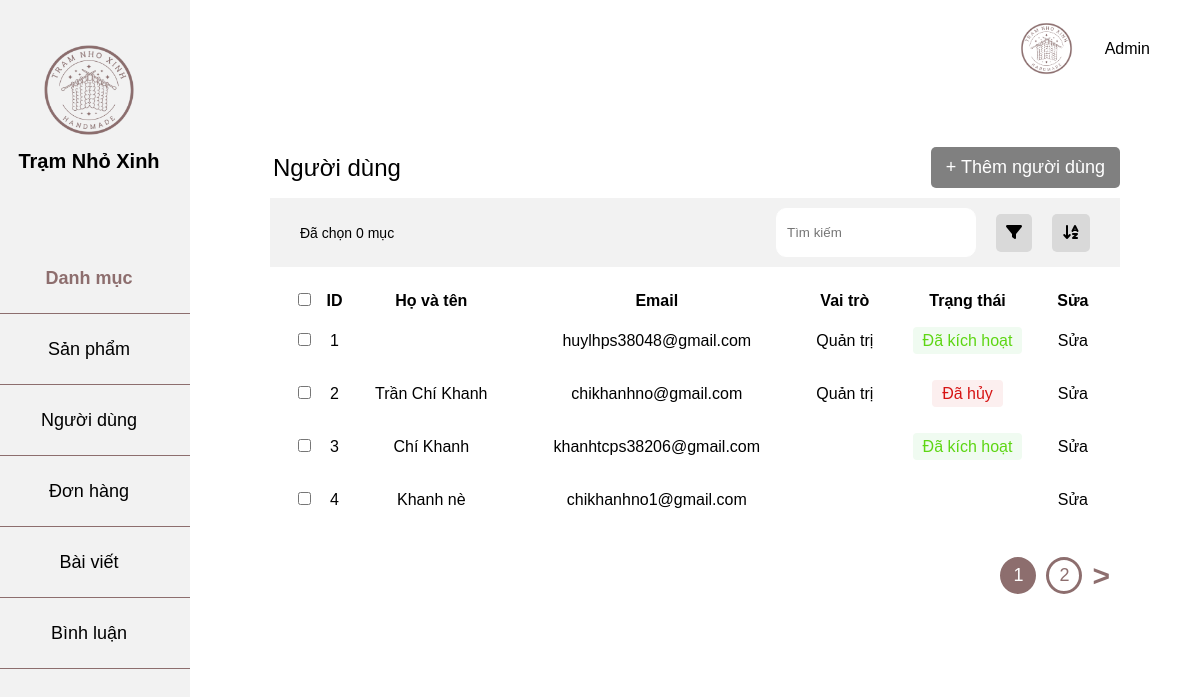
Page /admin/index.php?page=user on the earlier database version.
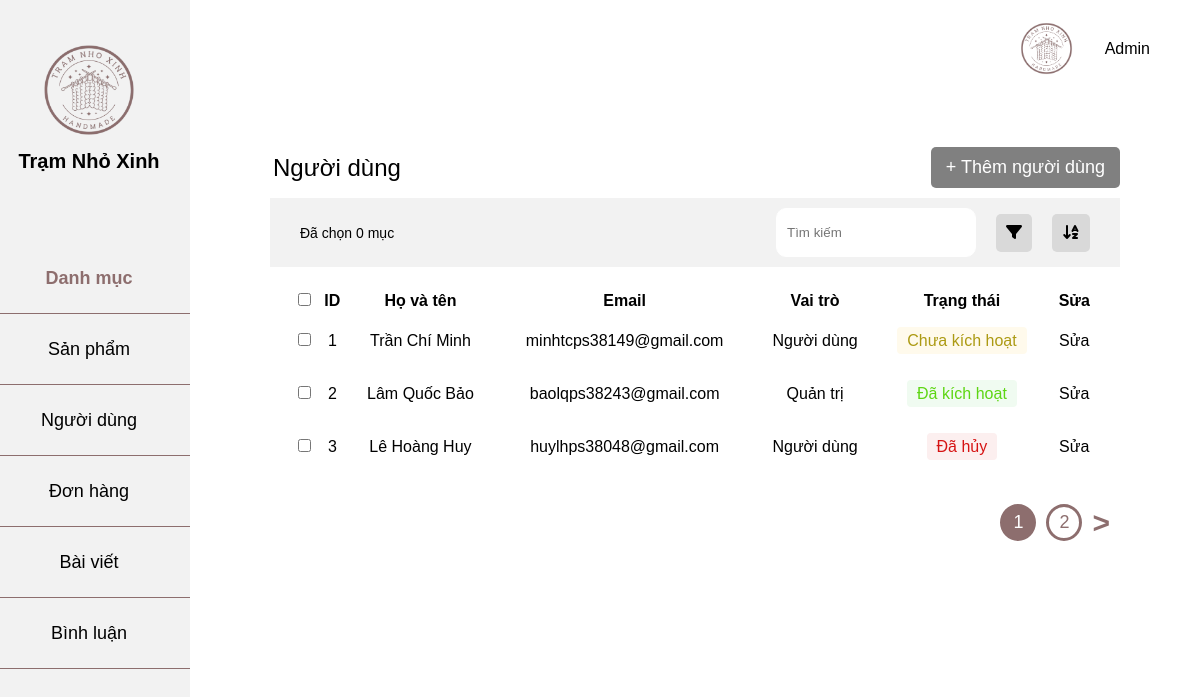
Same page on the later database version.
### tables this page shows
CREATE TABLE `users` (
  `id` int NOT NULL,
  `email` varchar(255) NOT NULL,
  `password` varchar(255) NOT NULL,
  `address` varchar(255) DEFAULT NULL,
  `phone` varchar(255) DEFAULT NULL,
  `name` varchar(255) DEFAULT NULL,
  `role` tinyint(1) NOT NULL,
  `active` tinyint(1) NOT NULL
);

### app/model/database.php (called while the page is built, shortened)
<?php
class Database
{
    private $servername = "localhost";
    private $username = "root";
    private $password = "";
    private $dbname = "handmade_db";
    private $conn;
    function __construct()
    {
        try {
            $this->conn = new PDO("mysql:host=$this->servername;dbname=$this->dbname; charset=utf8", $this->username, $this->password);
            $this->conn->setAttribute(PDO::ATTR_ERRMODE, PDO::ERRMODE_EXCEPTION);
        } catch (PDOException $e) {
            echo "Connection failed: " . $e->getMessage();
        };
    }
    function query($sql, $param = [])
    {
        $this->stmt = $this->conn->prepare($sql);
        $this->stmt->execute($param);
        return $this->stmt;
    }
    public function getAll($sql, $param = [])
    {
        $statement = $this->query($sql, $param);
        return $statement->fetchAll(PDO::FETCH_ASSOC);
    }
}

### app/model/userModel.php (called while the page is built, shortened)
<?php
class UserModel{
    private $db;
    function __construct()
    {
        $this->db = new Database();
    }
    function getAllUser(){
        $sql = "SELECT * FROM users";
        return $this->db->getAll($sql);
    }
}
?>

### admin/app/view/user.php (the view, shortened to what this page needs)
<div class="main">
    <form action="?page=deleteuser" method="post" id="delete-form">
        <div class="main-category">
            <div class="main-danhmuc">
                <p>Người dùng</p>
                <a href="index.php?page=addUser">+ Thêm người dùng</a>
            </div>
            <div class="main-header">
                <div class="left-main-header">
                    <p id="selected-count">Đã chọn 0 mục</p>
                </div>
                <div class="right-main-header">
                    <input type="text" placeholder="Tìm kiếm">
                    <div class="filter"><i class="fa-solid fa-filter"></i></div>
                    <div class="sort"><i class="fa-solid fa-arrow-down-a-z"></i></div>
                </div>
            </div>
        </div>
        <div class="main-product">
            <table>
                <thead>
                    <tr>
                        <th><input type="checkbox" id="select-all"></th>
                        <th>ID</th>
                        <th>Họ và tên</th>
                        <th>Email</th>
                        <th>Vai trò</th>
                        <th>Trạng thái</th>
                        <th>Sửa</th>
                    </tr>
                </thead>
                <tbody>
                    <?php
                    $html = '';
                    foreach ($usersDB as $item) {
                        extract($item);
                        $html .= '
                                <tr>
                                    <td><input type="checkbox" class="item-checkbox" name="delete_ids[]" value="' . $id . '"></td>
                                    <td>' . $id . '</td>
                                    <td>' . $name . '</td>
                                    <td>' . $email . '</td>
                                    <td>' . $role . '</td>
                                    <td>' . $active . '</td>
                                    <td><a href="index.php?page=viewEditUser&id=' . $id . '">Sửa</a></td>
                                </tr>
                            ';
                    }
                    echo $html;
                    ?>
                </tbody>
            </table>
        </div>
    </form>
    <div class="main-turnpage">
        <button class="prev">1</button>
        <button class="next">2</button>
        <button class="nextpage">></button>
    </div>
</div>
</div>
</div>
</div>
</body>
</html>

### admin/app/controller/adminUserController.php (shortened to what this page needs)
<?php
class UserController
{
    private $userModel;
    function __construct()
    {
        $this->userModel = new UserModel();
    }
    function renderView($view, $data = [])
    {
        extract($data);
        $view = 'app/view/' . $view . '.php';
        require_once $view;
    }
    function viewUser()
    {
        $usersDB = $this->userModel->getAllUser();
        foreach ($usersDB as &$user) {
            $roleHtml = '';
            if ($user['role'] === 0) {
                $roleHtml = 'Người dùng';
            } else if ($user['role'] === 1) {
                $roleHtml = 'Quản trị';
            }
            $user['role'] = $roleHtml;
            if ($user['active'] === 0) {
                $activeHtml = '<span class="status pending">Chưa kích hoạt</span>';
            } else if ($user['active'] === 1) {
                $activeHtml = '<span class="status success">Đã kích hoạt</span>';
            } else if ($user['active'] === 2) {
                $activeHtml = '<span class="status danger">Đã hủy</span>';
            }
        }
        $this->renderView('user', ['usersDB' => $usersDB]);
    }
}

Differences in the rows shown:
removed users: id "4", name "Khanh nè", email "chikhanhno1@gmail.com"
changed users id 1: name (not shown) → "Trần Chí Minh"; email "huylhps38048@gmail.com" → "minhtcps38149@gmail.com"; role "Quản trị" → "Người dùng"; active "Đã kích hoạt" → "Chưa kích hoạt"
changed users id 2: name "Trần Chí Khanh" → "Lâm Quốc Bảo"; email "chikhanhno@gmail.com" → "baolqps38243@gmail.com"; active "Đã hủy" → "Đã kích hoạt"
changed users id 3: name "Chí Khanh" → "Lê Hoàng Huy"; email "khanhtcps38206@gmail.com" → "huylhps38048@gmail.com"; role (not shown) → "Người dùng"; active "Đã kích hoạt" → "Đã hủy"
